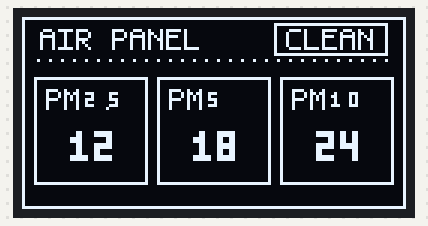
Recording of a sketch running on a simulated ESP32. Parts: 128×64 one-colour display. Wiring (inferred from the names in the program): SSD1306 OLED at I2C address 0x3C. What the sketch prints to the serial monitor is not drawn.

Above: at 0.2 s.
At 2.7 s:
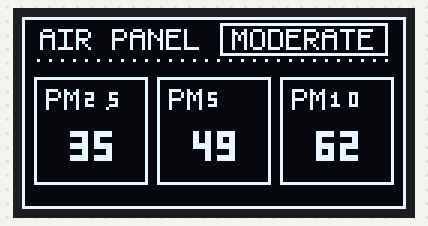
At 5.2 s:
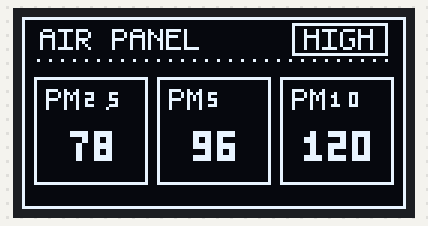
At 7.7 s:
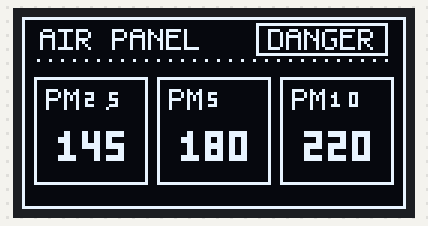

The sketch:

NFP1315_157B_TEST.ino
```cpp
#include <Wire.h>

// ESP32 + OLED mock interface for PM2.5 / PM5 / PM10
// Wiring:
// OLED VCC -> 3V3
// OLED GND -> GND
// OLED SDA -> GPIO21
// OLED SCL -> GPIO22

constexpr uint8_t I2C_SDA_PIN = 21;
constexpr uint8_t I2C_SCL_PIN = 22;
constexpr uint8_t OLED_ADDR = 0x3C;
constexpr uint8_t OLED_WIDTH = 128;
constexpr uint8_t OLED_PAGES = 8;
constexpr uint32_t USB_BAUD = 115200;
constexpr unsigned long SCREEN_STEP_MS = 2500;

uint8_t screenBuffer[OLED_WIDTH * OLED_PAGES];
unsigned long lastScreenStepMs = 0;
uint8_t demoIndex = 0;

struct DemoValues {
  uint16_t pm25;
  uint16_t pm5;
  uint16_t pm10;
  const char *label;
};

const DemoValues demoData[] = {
  {12, 18, 24, "CLEAN"},
  {35, 49, 62, "MODERATE"},
  {78, 96, 120, "HIGH"},
  {145, 180, 220, "DANGER"}
};

const uint8_t digits3x5[][5] = {
  {0b111, 0b101, 0b101, 0b101, 0b111}, // 0
  {0b010, 0b110, 0b010, 0b010, 0b111}, // 1
  {0b111, 0b001, 0b111, 0b100, 0b111}, // 2
  {0b111, 0b001, 0b111, 0b001, 0b111}, // 3
  {0b101, 0b101, 0b111, 0b001, 0b001}, // 4
  {0b111, 0b100, 0b111, 0b001, 0b111}, // 5
  {0b111, 0b100, 0b111, 0b101, 0b111}, // 6
  {0b111, 0b001, 0b010, 0b010, 0b010}, // 7
  {0b111, 0b101, 0b111, 0b101, 0b111}, // 8
  {0b111, 0b101, 0b111, 0b001, 0b111}  // 9
};

const uint8_t font5x7[][7] = {
  {0b01110, 0b10001, 0b11111, 0b10001, 0b10001, 0b10001, 0b10001}, // A
  {0b11110, 0b10001, 0b11110, 0b10001, 0b10001, 0b10001, 0b11110}, // B
  {0b01111, 0b10000, 0b10000, 0b10000, 0b10000, 0b10000, 0b01111}, // C
  {0b11110, 0b10001, 0b10001, 0b10001, 0b10001, 0b10001, 0b11110}, // D
  {0b11111, 0b10000, 0b11110, 0b10000, 0b10000, 0b10000, 0b11111}, // E
  {0b11111, 0b10000, 0b11110, 0b10000, 0b10000, 0b10000, 0b10000}, // F
  {0b01111, 0b10000, 0b10000, 0b10011, 0b10001, 0b10001, 0b01110}, // G
  {0b10001, 0b10001, 0b11111, 0b10001, 0b10001, 0b10001, 0b10001}, // H
  {0b11111, 0b00100, 0b00100, 0b00100, 0b00100, 0b00100, 0b11111}, // I
  {0b00001, 0b00001, 0b00001, 0b00001, 0b10001, 0b10001, 0b01110}, // J
  {0b10001, 0b10010, 0b11100, 0b10010, 0b10001, 0b10001, 0b10001}, // K
  {0b10000, 0b10000, 0b10000, 0b10000, 0b10000, 0b10000, 0b11111}, // L
  {0b10001, 0b11011, 0b10101, 0b10101, 0b10001, 0b10001, 0b10001}, // M
  {0b10001, 0b11001, 0b10101, 0b10011, 0b10001, 0b10001, 0b10001}, // N
  {0b01110, 0b10001, 0b10001, 0b10001, 0b10001, 0b10001, 0b01110}, // O
  {0b11110, 0b10001, 0b10001, 0b11110, 0b10000, 0b10000, 0b10000}, // P
  {0b01110, 0b10001, 0b10001, 0b10001, 0b10101, 0b10010, 0b01101}, // Q
  {0b11110, 0b10001, 0b10001, 0b11110, 0b10100, 0b10010, 0b10001}, // R
  {0b01111, 0b10000, 0b10000, 0b01110, 0b00001, 0b00001, 0b11110}, // S
  {0b11111, 0b00100, 0b00100, 0b00100, 0b00100, 0b00100, 0b00100}, // T
  {0b10001, 0b10001, 0b10001, 0b10001, 0b10001, 0b10001, 0b01110}, // U
  {0b10001, 0b10001, 0b10001, 0b10001, 0b10001, 0b01010, 0b00100}, // V
  {0b10001, 0b10001, 0b10001, 0b10101, 0b10101, 0b10101, 0b01010}, // W
  {0b10001, 0b10001, 0b01010, 0b00100, 0b01010, 0b10001, 0b10001}, // X
  {0b10001, 0b10001, 0b01010, 0b00100, 0b00100, 0b00100, 0b00100}, // Y
  {0b11111, 0b00001, 0b00010, 0b00100, 0b01000, 0b10000, 0b11111}  // Z
};

bool sendCommand(uint8_t command) {
  Wire.beginTransmission(OLED_ADDR);
  Wire.write(0x00);
  Wire.write(command);
  return Wire.endTransmission() == 0;
}

bool sendData(const uint8_t *data, size_t length) {
  Wire.beginTransmission(OLED_ADDR);
  Wire.write(0x40);
  for (size_t i = 0; i < length; ++i) {
    Wire.write(data[i]);
  }
  return Wire.endTransmission() == 0;
}

bool initDisplay() {
  const uint8_t commands[] = {
    0xAE, 0xD5, 0x80, 0xA8, 0x3F, 0xD3, 0x00, 0x40,
    0x8D, 0x14, 0x20, 0x00, 0xA1, 0xC8, 0xDA, 0x12,
    0x81, 0xCF, 0xD9, 0xF1, 0xDB, 0x40, 0xA4, 0xA6,
    0x2E, 0xAF
  };

  for (size_t i = 0; i < sizeof(commands); ++i) {
    if (!sendCommand(commands[i])) {
      return false;
    }
  }
  return true;
}

void clearBuffer() {
  memset(screenBuffer, 0, sizeof(screenBuffer));
}

void setPixel(int x, int y, bool on) {
  if (x < 0 || x >= OLED_WIDTH || y < 0 || y >= 64) {
    return;
  }

  size_t index = x + (y / 8) * OLED_WIDTH;
  uint8_t mask = 1 << (y % 8);
  if (on) {
    screenBuffer[index] |= mask;
  } else {
    screenBuffer[index] &= ~mask;
  }
}

void fillRect(int x, int y, int w, int h, bool on) {
  for (int yy = y; yy < y + h; ++yy) {
    for (int xx = x; xx < x + w; ++xx) {
      setPixel(xx, yy, on);
    }
  }
}

void drawRect(int x, int y, int w, int h, bool on) {
  for (int xx = x; xx < x + w; ++xx) {
    setPixel(xx, y, on);
    setPixel(xx, y + h - 1, on);
  }
  for (int yy = y; yy < y + h; ++yy) {
    setPixel(x, yy, on);
    setPixel(x + w - 1, yy, on);
  }
}

void drawDigit3x5(int x, int y, char c, uint8_t scale) {
  if (c < '0' || c > '9') {
    return;
  }

  const uint8_t *glyph = digits3x5[c - '0'];
  for (uint8_t row = 0; row < 5; ++row) {
    for (uint8_t col = 0; col < 3; ++col) {
      if ((glyph[row] >> (2 - col)) & 0x01) {
        fillRect(x + col * scale, y + row * scale, scale, scale, true);
      }
    }
  }
}

void drawChar5x7(int x, int y, char c, uint8_t scale) {
  if (c == ' ') {
    return;
  }

  if (c == '.') {
    fillRect(x + 2 * scale, y + 6 * scale, scale, scale, true);
    return;
  }

  if (c >= '0' && c <= '9') {
    drawDigit3x5(x + scale, y + scale, c, scale);
    return;
  }

  if (c >= 'A' && c <= 'Z') {
    const uint8_t *glyph = font5x7[c - 'A'];
    for (uint8_t row = 0; row < 7; ++row) {
      for (uint8_t col = 0; col < 5; ++col) {
        if ((glyph[row] >> (4 - col)) & 0x01) {
          fillRect(x + col * scale, y + row * scale, scale, scale, true);
        }
      }
    }
  }
}

void drawText5x7(int x, int y, const char *text, uint8_t scale) {
  int cursorX = x;
  while (*text) {
    char current = *text;
    drawChar5x7(cursorX, y, current, scale);
    cursorX += (current == '.') ? (2 * scale) : (6 * scale);
    ++text;
  }
}

int textWidth5x7(const char *text, uint8_t scale) {
  int width = 0;
  while (*text) {
    width += (*text == '.') ? (2 * scale) : (6 * scale);
    ++text;
  }
  return width;
}

void drawNumber(int x, int y, uint16_t value, uint8_t scale) {
  char buf[6];
  snprintf(buf, sizeof(buf), "%u", value);
  int cursorX = x;
  for (uint8_t i = 0; buf[i] != '\0'; ++i) {
    drawDigit3x5(cursorX, y, buf[i], scale);
    cursorX += 4 * scale;
  }
}

bool flushBuffer() {
  for (uint8_t page = 0; page < OLED_PAGES; ++page) {
    if (!sendCommand(0xB0 | page) || !sendCommand(0x00) || !sendCommand(0x10)) {
      return false;
    }

    for (uint8_t block = 0; block < 8; ++block) {
      if (!sendData(&screenBuffer[page * OLED_WIDTH + block * 16], 16)) {
        return false;
      }
    }
  }
  return true;
}

void renderHeader(const char *title) {
  drawRect(0, 0, 128, 64, true);
  drawText5x7(6, 4, title, 1);
  for (int x = 5; x < 123; x += 4) {
    setPixel(x, 14, true);
  }
}

void renderStatusPill(const char *label) {
  int pillWidth = textWidth5x7(label, 1) + 8;
  int pillX = 128 - pillWidth - 6;
  drawRect(pillX, 2, pillWidth, 11, true);
  drawText5x7(pillX + 4, 4, label, 1);
}

void renderValueCard(int x, int y, int w, int h, const char *title, uint16_t value) {
  drawRect(x, y, w, h, true);
  drawText5x7(x + 4, y + 4, title, 1);

  char buf[6];
  snprintf(buf, sizeof(buf), "%u", value);
  int numberWidth = static_cast<int>(strlen(buf)) * 8 - 2;
  int numberX = x + (w - numberWidth) / 2;
  drawNumber(numberX, y + 18, value, 2);
}

void renderPMInterface(const DemoValues &values) {
  clearBuffer();
  renderHeader("AIR PANEL");
  renderStatusPill(values.label);

  renderValueCard(4, 20, 38, 36, "PM2.5", values.pm25);
  renderValueCard(45, 20, 38, 36, "PM5", values.pm5);
  renderValueCard(86, 20, 38, 36, "PM10", values.pm10);
}

void setup() {
  Serial.begin(USB_BAUD);
  Wire.begin(I2C_SDA_PIN, I2C_SCL_PIN);
  Wire.setClock(100000);

  Serial.println();
  Serial.println("ESP32 + OLED PM interface demo");
  Serial.println("Showing mock PM2.5 / PM5 / PM10 screens");

  Wire.beginTransmission(OLED_ADDR);
  if (Wire.endTransmission() != 0) {
    Serial.println("OLED not found at 0x3C");
    return;
  }

  if (!initDisplay()) {
    Serial.println("OLED init failed");
    return;
  }

  renderPMInterface(demoData[demoIndex]);
  if (!flushBuffer()) {
    Serial.println("OLED flush failed");
    return;
  }

  Serial.println("OLED init success");
  Serial.print("Demo state: ");
  Serial.println(demoData[demoIndex].label);
}

void loop() {
  if (millis() - lastScreenStepMs < SCREEN_STEP_MS) {
    delay(50);
    return;
  }

  lastScreenStepMs = millis();
  demoIndex = (demoIndex + 1) % (sizeof(demoData) / sizeof(demoData[0]));

  renderPMInterface(demoData[demoIndex]);
  if (!flushBuffer()) {
    Serial.println("OLED flush failed");
    delay(250);
    return;
  }

  Serial.print("Demo state: ");
  Serial.print(demoData[demoIndex].label);
  Serial.print(" | PM2.5=");
  Serial.print(demoData[demoIndex].pm25);
  Serial.print(" PM5=");
  Serial.print(demoData[demoIndex].pm5);
  Serial.print(" PM10=");
  Serial.println(demoData[demoIndex].pm10);
}
```

Measured:
- by itself, everything shown: repeats every 10.1 s, in 4 steps
- what the display in image 1 shows lasts 2.5 s, from 2.6 s to 5.1 s
